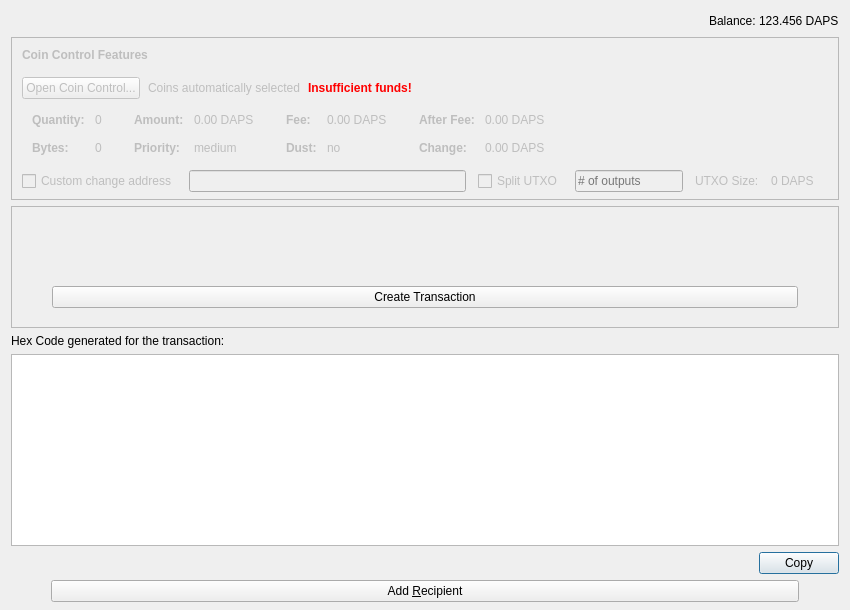
<?xml version="1.0" encoding="UTF-8"?>
<ui version="4.0">
 <class>SendCoinsDialog</class>
 <widget class="QDialog" name="SendCoinsDialog">
  <property name="geometry">
   <rect>
    <x>0</x>
    <y>0</y>
    <width>850</width>
    <height>610</height>
   </rect>
  </property>
  <property name="sizePolicy">
   <sizepolicy hsizetype="Maximum" vsizetype="Preferred">
    <horstretch>0</horstretch>
    <verstretch>0</verstretch>
   </sizepolicy>
  </property>
  <property name="windowTitle">
   <string>Send Coins</string>
  </property>
  <layout class="QVBoxLayout" name="verticalLayout" stretch="0,0,1,0,0,0,0">
   <property name="bottomMargin">
    <number>8</number>
   </property>
   <item>
    <layout class="QHBoxLayout" name="horizontalLayout">
     <item>
      <layout class="QHBoxLayout" name="horizontalLayout_2">
       <property name="spacing">
        <number>3</number>
       </property>
       <item>
        <spacer name="horizontalSpacer">
         <property name="orientation">
          <enum>Qt::Horizontal</enum>
         </property>
         <property name="sizeHint" stdset="0">
          <size>
           <width>40</width>
           <height>20</height>
          </size>
         </property>
        </spacer>
       </item>
       <item>
        <widget class="QLabel" name="label">
         <property name="text">
          <string>Balance:</string>
         </property>
        </widget>
       </item>
       <item>
        <widget class="QLabel" name="labelBalance">
         <property name="sizePolicy">
          <sizepolicy hsizetype="Preferred" vsizetype="Fixed">
           <horstretch>0</horstretch>
           <verstretch>0</verstretch>
          </sizepolicy>
         </property>
         <property name="cursor">
          <cursorShape>IBeamCursor</cursorShape>
         </property>
         <property name="text">
          <string notr="true">123.456 DAPS</string>
         </property>
         <property name="textInteractionFlags">
          <set>Qt::LinksAccessibleByMouse|Qt::TextSelectableByKeyboard|Qt::TextSelectableByMouse</set>
         </property>
        </widget>
       </item>
      </layout>
     </item>
    </layout>
   </item>
   <item>
    <widget class="QFrame" name="frameCoinControl">
     <property name="enabled">
      <bool>false</bool>
     </property>
     <property name="sizePolicy">
      <sizepolicy hsizetype="Expanding" vsizetype="MinimumExpanding">
       <horstretch>0</horstretch>
       <verstretch>0</verstretch>
      </sizepolicy>
     </property>
     <property name="maximumSize">
      <size>
       <width>16777215</width>
       <height>16777215</height>
      </size>
     </property>
     <property name="frameShape">
      <enum>QFrame::StyledPanel</enum>
     </property>
     <property name="frameShadow">
      <enum>QFrame::Sunken</enum>
     </property>
     <layout class="QVBoxLayout" name="verticalLayoutCoinControl2">
      <property name="spacing">
       <number>0</number>
      </property>
      <property name="leftMargin">
       <number>0</number>
      </property>
      <property name="topMargin">
       <number>0</number>
      </property>
      <property name="rightMargin">
       <number>0</number>
      </property>
      <property name="bottomMargin">
       <number>6</number>
      </property>
      <item>
       <layout class="QVBoxLayout" name="verticalLayoutCoinControl" stretch="0,0,0,0,1">
        <property name="spacing">
         <number>0</number>
        </property>
        <property name="leftMargin">
         <number>10</number>
        </property>
        <property name="topMargin">
         <number>10</number>
        </property>
        <item>
         <layout class="QHBoxLayout" name="horizontalLayoutCoinControl1">
          <property name="bottomMargin">
           <number>15</number>
          </property>
          <item>
           <widget class="QLabel" name="labelCoinControlFeatures">
            <property name="sizePolicy">
             <sizepolicy hsizetype="Preferred" vsizetype="Maximum">
              <horstretch>0</horstretch>
              <verstretch>0</verstretch>
             </sizepolicy>
            </property>
            <property name="font">
             <font>
              <weight>75</weight>
              <bold>true</bold>
             </font>
            </property>
            <property name="styleSheet">
             <string notr="true">font-weight:bold;</string>
            </property>
            <property name="text">
             <string>Coin Control Features</string>
            </property>
           </widget>
          </item>
         </layout>
        </item>
        <item>
         <layout class="QHBoxLayout" name="horizontalLayoutCoinControl2" stretch="0,0,0,0">
          <property name="spacing">
           <number>8</number>
          </property>
          <property name="bottomMargin">
           <number>10</number>
          </property>
          <item>
           <widget class="QPushButton" name="pushButtonCoinControl">
		    <property name="enabled">
             <bool>false</bool>
            </property>
            <property name="styleSheet">
             <string notr="true"/>
            </property>
            <property name="text">
             <string>Open Coin Control...</string>
            </property>
            <property name="autoDefault">
             <bool>false</bool>
            </property>
           </widget>
          </item>
          <item>
           <widget class="QLabel" name="labelCoinControlAutomaticallySelected">
            <property name="text">
             <string>Coins automatically selected</string>
            </property>
            <property name="margin">
             <number>5</number>
            </property>
           </widget>
          </item>
          <item>
           <widget class="QLabel" name="labelCoinControlInsuffFunds">
            <property name="font">
             <font>
              <weight>75</weight>
              <bold>true</bold>
             </font>
            </property>
            <property name="styleSheet">
             <string notr="true">color:red;font-weight:bold;</string>
            </property>
            <property name="text">
             <string>Insufficient funds!</string>
            </property>
            <property name="margin">
             <number>5</number>
            </property>
           </widget>
          </item>
          <item>
           <spacer name="horizontalSpacerCoinControl">
            <property name="orientation">
             <enum>Qt::Horizontal</enum>
            </property>
            <property name="sizeHint" stdset="0">
             <size>
              <width>40</width>
              <height>1</height>
             </size>
            </property>
           </spacer>
          </item>
         </layout>
        </item>
        <item>
         <widget class="QWidget" name="widgetCoinControl" native="true">
          <property name="sizePolicy">
           <sizepolicy hsizetype="Preferred" vsizetype="Preferred">
            <horstretch>0</horstretch>
            <verstretch>0</verstretch>
           </sizepolicy>
          </property>
          <property name="minimumSize">
           <size>
            <width>0</width>
            <height>0</height>
           </size>
          </property>
          <property name="styleSheet">
           <string notr="true"/>
          </property>
          <layout class="QHBoxLayout" name="horizontalLayoutCoinControl5">
           <property name="leftMargin">
            <number>0</number>
           </property>
           <property name="topMargin">
            <number>0</number>
           </property>
           <property name="rightMargin">
            <number>0</number>
           </property>
           <property name="bottomMargin">
            <number>0</number>
           </property>
           <item>
            <layout class="QHBoxLayout" name="horizontalLayoutCoinControl3" stretch="0,0,0,1">
             <property name="spacing">
              <number>20</number>
             </property>
             <property name="topMargin">
              <number>0</number>
             </property>
             <property name="bottomMargin">
              <number>10</number>
             </property>
             <item>
              <layout class="QFormLayout" name="formLayoutCoinControl1">
               <property name="horizontalSpacing">
                <number>10</number>
               </property>
               <property name="verticalSpacing">
                <number>14</number>
               </property>
               <property name="leftMargin">
                <number>10</number>
               </property>
               <property name="topMargin">
                <number>4</number>
               </property>
               <property name="rightMargin">
                <number>6</number>
               </property>
               <item row="0" column="0">
                <widget class="QLabel" name="labelCoinControlQuantityText">
                 <property name="font">
                  <font>
                   <weight>75</weight>
                   <bold>true</bold>
                  </font>
                 </property>
                 <property name="text">
                  <string>Quantity:</string>
                 </property>
                 <property name="margin">
                  <number>0</number>
                 </property>
                </widget>
               </item>
               <item row="0" column="1">
                <widget class="QLabel" name="labelCoinControlQuantity">
                 <property name="cursor">
                  <cursorShape>IBeamCursor</cursorShape>
                 </property>
                 <property name="contextMenuPolicy">
                  <enum>Qt::ActionsContextMenu</enum>
                 </property>
                 <property name="text">
                  <string notr="true">0</string>
                 </property>
                 <property name="margin">
                  <number>0</number>
                 </property>
                 <property name="textInteractionFlags">
                  <set>Qt::LinksAccessibleByMouse|Qt::TextSelectableByKeyboard|Qt::TextSelectableByMouse</set>
                 </property>
                </widget>
               </item>
               <item row="1" column="0">
                <widget class="QLabel" name="labelCoinControlBytesText">
                 <property name="font">
                  <font>
                   <weight>75</weight>
                   <bold>true</bold>
                  </font>
                 </property>
                 <property name="text">
                  <string>Bytes:</string>
                 </property>
                </widget>
               </item>
               <item row="1" column="1">
                <widget class="QLabel" name="labelCoinControlBytes">
                 <property name="cursor">
                  <cursorShape>IBeamCursor</cursorShape>
                 </property>
                 <property name="contextMenuPolicy">
                  <enum>Qt::ActionsContextMenu</enum>
                 </property>
                 <property name="text">
                  <string notr="true">0</string>
                 </property>
                 <property name="textInteractionFlags">
                  <set>Qt::LinksAccessibleByMouse|Qt::TextSelectableByKeyboard|Qt::TextSelectableByMouse</set>
                 </property>
                </widget>
               </item>
              </layout>
             </item>
             <item>
              <layout class="QFormLayout" name="formLayoutCoinControl2">
               <property name="horizontalSpacing">
                <number>10</number>
               </property>
               <property name="verticalSpacing">
                <number>14</number>
               </property>
               <property name="leftMargin">
                <number>6</number>
               </property>
               <property name="topMargin">
                <number>4</number>
               </property>
               <property name="rightMargin">
                <number>6</number>
               </property>
               <item row="0" column="0">
                <widget class="QLabel" name="labelCoinControlAmountText">
                 <property name="font">
                  <font>
                   <weight>75</weight>
                   <bold>true</bold>
                  </font>
                 </property>
                 <property name="text">
                  <string>Amount:</string>
                 </property>
                 <property name="margin">
                  <number>0</number>
                 </property>
                </widget>
               </item>
               <item row="0" column="1">
                <widget class="QLabel" name="labelCoinControlAmount">
                 <property name="cursor">
                  <cursorShape>IBeamCursor</cursorShape>
                 </property>
                 <property name="contextMenuPolicy">
                  <enum>Qt::ActionsContextMenu</enum>
                 </property>
                 <property name="text">
                  <string notr="true">0.00 DAPS</string>
                 </property>
                 <property name="textInteractionFlags">
                  <set>Qt::LinksAccessibleByMouse|Qt::TextSelectableByKeyboard|Qt::TextSelectableByMouse</set>
                 </property>
                </widget>
               </item>
               <item row="1" column="0">
                <widget class="QLabel" name="labelCoinControlPriorityText">
                 <property name="font">
                  <font>
                   <weight>75</weight>
                   <bold>true</bold>
                  </font>
                 </property>
                 <property name="text">
                  <string>Priority:</string>
                 </property>
                </widget>
               </item>
               <item row="1" column="1">
                <widget class="QLabel" name="labelCoinControlPriority">
                 <property name="cursor">
                  <cursorShape>IBeamCursor</cursorShape>
                 </property>
                 <property name="contextMenuPolicy">
                  <enum>Qt::ActionsContextMenu</enum>
                 </property>
                 <property name="text">
                  <string>medium</string>
                 </property>
                 <property name="textInteractionFlags">
                  <set>Qt::LinksAccessibleByMouse|Qt::TextSelectableByKeyboard|Qt::TextSelectableByMouse</set>
                 </property>
                </widget>
               </item>
              </layout>
             </item>
             <item>
              <layout class="QFormLayout" name="formLayoutCoinControl3">
               <property name="horizontalSpacing">
                <number>10</number>
               </property>
               <property name="verticalSpacing">
                <number>14</number>
               </property>
               <property name="leftMargin">
                <number>6</number>
               </property>
               <property name="topMargin">
                <number>4</number>
               </property>
               <property name="rightMargin">
                <number>6</number>
               </property>
               <item row="0" column="0">
                <widget class="QLabel" name="labelCoinControlFeeText">
                 <property name="font">
                  <font>
                   <weight>75</weight>
                   <bold>true</bold>
                  </font>
                 </property>
                 <property name="text">
                  <string>Fee:</string>
                 </property>
                 <property name="margin">
                  <number>0</number>
                 </property>
                </widget>
               </item>
               <item row="0" column="1">
                <widget class="QLabel" name="labelCoinControlFee">
                 <property name="cursor">
                  <cursorShape>IBeamCursor</cursorShape>
                 </property>
                 <property name="contextMenuPolicy">
                  <enum>Qt::ActionsContextMenu</enum>
                 </property>
                 <property name="text">
                  <string notr="true">0.00 DAPS</string>
                 </property>
                 <property name="textInteractionFlags">
                  <set>Qt::LinksAccessibleByMouse|Qt::TextSelectableByKeyboard|Qt::TextSelectableByMouse</set>
                 </property>
                </widget>
               </item>
               <item row="1" column="0">
                <widget class="QLabel" name="labelCoinControlLowOutputText">
                 <property name="font">
                  <font>
                   <weight>75</weight>
                   <bold>true</bold>
                  </font>
                 </property>
                 <property name="text">
                  <string>Dust:</string>
                 </property>
                </widget>
               </item>
               <item row="1" column="1">
                <widget class="QLabel" name="labelCoinControlLowOutput">
                 <property name="cursor">
                  <cursorShape>IBeamCursor</cursorShape>
                 </property>
                 <property name="contextMenuPolicy">
                  <enum>Qt::ActionsContextMenu</enum>
                 </property>
                 <property name="text">
                  <string>no</string>
                 </property>
                 <property name="textInteractionFlags">
                  <set>Qt::LinksAccessibleByMouse|Qt::TextSelectableByKeyboard|Qt::TextSelectableByMouse</set>
                 </property>
                </widget>
               </item>
              </layout>
             </item>
             <item>
              <layout class="QFormLayout" name="formLayoutCoinControl4">
               <property name="horizontalSpacing">
                <number>10</number>
               </property>
               <property name="verticalSpacing">
                <number>14</number>
               </property>
               <property name="leftMargin">
                <number>6</number>
               </property>
               <property name="topMargin">
                <number>4</number>
               </property>
               <property name="rightMargin">
                <number>6</number>
               </property>
               <item row="0" column="0">
                <widget class="QLabel" name="labelCoinControlAfterFeeText">
                 <property name="font">
                  <font>
                   <weight>75</weight>
                   <bold>true</bold>
                  </font>
                 </property>
                 <property name="text">
                  <string>After Fee:</string>
                 </property>
                 <property name="margin">
                  <number>0</number>
                 </property>
                </widget>
               </item>
               <item row="0" column="1">
                <widget class="QLabel" name="labelCoinControlAfterFee">
                 <property name="cursor">
                  <cursorShape>IBeamCursor</cursorShape>
                 </property>
                 <property name="contextMenuPolicy">
                  <enum>Qt::ActionsContextMenu</enum>
                 </property>
                 <property name="text">
                  <string notr="true">0.00 DAPS</string>
                 </property>
                 <property name="textInteractionFlags">
                  <set>Qt::LinksAccessibleByMouse|Qt::TextSelectableByKeyboard|Qt::TextSelectableByMouse</set>
                 </property>
                </widget>
               </item>
               <item row="1" column="0">
                <widget class="QLabel" name="labelCoinControlChangeText">
                 <property name="font">
                  <font>
                   <weight>75</weight>
                   <bold>true</bold>
                  </font>
                 </property>
                 <property name="text">
                  <string>Change:</string>
                 </property>
                </widget>
               </item>
               <item row="1" column="1">
                <widget class="QLabel" name="labelCoinControlChange">
                 <property name="cursor">
                  <cursorShape>IBeamCursor</cursorShape>
                 </property>
                 <property name="contextMenuPolicy">
                  <enum>Qt::ActionsContextMenu</enum>
                 </property>
                 <property name="text">
                  <string notr="true">0.00 DAPS</string>
                 </property>
                 <property name="textInteractionFlags">
                  <set>Qt::LinksAccessibleByMouse|Qt::TextSelectableByKeyboard|Qt::TextSelectableByMouse</set>
                 </property>
                </widget>
               </item>
              </layout>
             </item>
            </layout>
           </item>
          </layout>
         </widget>
        </item>
        <item>
         <layout class="QHBoxLayout" name="horizontalLayoutCoinControl4" stretch="0,0,0,0,0,0,0">
          <property name="spacing">
           <number>12</number>
          </property>
          <property name="sizeConstraint">
           <enum>QLayout::SetDefaultConstraint</enum>
          </property>
          <property name="topMargin">
           <number>5</number>
          </property>
          <property name="rightMargin">
           <number>5</number>
          </property>
          <item>
           <widget class="QCheckBox" name="checkBoxCoinControlChange">
            <property name="toolTip">
             <string>If this is activated, but the change address is empty or invalid, change will be sent to a newly generated address.</string>
            </property>
            <property name="text">
             <string>Custom change address</string>
            </property>
           </widget>
          </item>
          <item>
           <widget class="QValidatedLineEdit" name="lineEditCoinControlChange">
            <property name="enabled">
             <bool>false</bool>
            </property>
            <property name="sizePolicy">
             <sizepolicy hsizetype="Expanding" vsizetype="Fixed">
              <horstretch>0</horstretch>
              <verstretch>0</verstretch>
             </sizepolicy>
            </property>
           </widget>
          </item>
          <item>
           <widget class="QCheckBox" name="splitBlockCheckBox">
            <property name="text">
             <string>Split UTXO</string>
            </property>
           </widget>
          </item>
          <item>
           <widget class="QLineEdit" name="splitBlockLineEdit">
            <property name="sizePolicy">
             <sizepolicy hsizetype="Fixed" vsizetype="Fixed">
              <horstretch>50</horstretch>
              <verstretch>0</verstretch>
             </sizepolicy>
            </property>
            <property name="placeholderText">
             <string># of outputs</string>
            </property>
           </widget>
          </item>
          <item>
           <widget class="QLabel" name="labelBlockSizeText">
            <property name="text">
             <string>UTXO Size:</string>
            </property>
           </widget>
          </item>
          <item>
           <widget class="QLabel" name="labelBlockSize">
            <property name="text">
             <string>0 DAPS</string>
            </property>
           </widget>
          </item>
          <item>
           <widget class="QLabel" name="labelCoinControlChangeLabel">
            <property name="sizePolicy">
             <sizepolicy hsizetype="Preferred" vsizetype="Expanding">
              <horstretch>0</horstretch>
              <verstretch>0</verstretch>
             </sizepolicy>
            </property>
            <property name="minimumSize">
             <size>
              <width>0</width>
              <height>0</height>
             </size>
            </property>
            <property name="text">
             <string/>
            </property>
            <property name="margin">
             <number>3</number>
            </property>
           </widget>
          </item>
         </layout>
        </item>
        <item>
         <spacer name="verticalSpacerCoinControl">
          <property name="orientation">
           <enum>Qt::Vertical</enum>
          </property>
          <property name="sizeHint" stdset="0">
           <size>
            <width>800</width>
            <height>1</height>
           </size>
          </property>
         </spacer>
        </item>
       </layout>
      </item>
     </layout>
    </widget>
   </item>
   <item>
    <widget class="QScrollArea" name="scrollArea">
     <property name="widgetResizable">
      <bool>true</bool>
     </property>
     <widget class="QWidget" name="scrollAreaWidgetContents">
      <property name="geometry">
       <rect>
        <x>0</x>
        <y>0</y>
        <width>824</width>
        <height>128</height>
       </rect>
      </property>
      <layout class="QVBoxLayout" name="verticalLayout_2" stretch="0,0,0,0">
       <property name="leftMargin">
        <number>0</number>
       </property>
       <property name="topMargin">
        <number>0</number>
       </property>
       <property name="rightMargin">
        <number>0</number>
       </property>
       <property name="bottomMargin">
        <number>0</number>
       </property>
       <item>
        <layout class="QVBoxLayout" name="entries">
         <property name="spacing">
          <number>6</number>
         </property>
        </layout>
       </item>
       <item>
        <layout class="QHBoxLayout" name="horizontalLayout_3">
         <item>
          <spacer name="horizontalSpacer_2">
           <property name="orientation">
            <enum>Qt::Horizontal</enum>
           </property>
           <property name="sizeType">
            <enum>QSizePolicy::Fixed</enum>
           </property>
           <property name="sizeHint" stdset="0">
            <size>
             <width>40</width>
             <height>20</height>
            </size>
           </property>
          </spacer>
         </item>
         <item>
          <spacer name="horizontalSpacer_3">
           <property name="orientation">
            <enum>Qt::Horizontal</enum>
           </property>
           <property name="sizeType">
            <enum>QSizePolicy::Fixed</enum>
           </property>
           <property name="sizeHint" stdset="0">
            <size>
             <width>40</width>
             <height>20</height>
            </size>
           </property>
          </spacer>
         </item>
        </layout>
       </item>
       <item>
        <spacer name="verticalSpacer_2">
         <property name="orientation">
          <enum>Qt::Vertical</enum>
         </property>
         <property name="sizeType">
          <enum>QSizePolicy::Fixed</enum>
         </property>
         <property name="sizeHint" stdset="0">
          <size>
           <width>20</width>
           <height>40</height>
          </size>
         </property>
        </spacer>
       </item>
       <item>
        <layout class="QVBoxLayout" name="verticalLayout_4">
         <item>
          <layout class="QHBoxLayout" name="horizontalLayoutSend_2">
           <item>
            <spacer name="horizontalSpacerSendL_2">
             <property name="orientation">
              <enum>Qt::Horizontal</enum>
             </property>
             <property name="sizeType">
              <enum>QSizePolicy::Fixed</enum>
             </property>
             <property name="sizeHint" stdset="0">
              <size>
               <width>40</width>
               <height>0</height>
              </size>
             </property>
            </spacer>
           </item>
           <item>
            <widget class="QPushButton" name="sendButton">
             <property name="enabled">
              <bool>true</bool>
             </property>
             <property name="sizePolicy">
              <sizepolicy hsizetype="Preferred" vsizetype="Fixed">
               <horstretch>0</horstretch>
               <verstretch>0</verstretch>
              </sizepolicy>
             </property>
             <property name="minimumSize">
              <size>
               <width>150</width>
               <height>0</height>
              </size>
             </property>
             <property name="toolTip">
              <string>Create Transaction</string>
             </property>
             <property name="text">
              <string>Create Transaction</string>
             </property>
             <property name="icon">
              <iconset>
               <normaloff>:/icons/send</normaloff>:/icons/send</iconset>
             </property>
             <property name="autoDefault">
              <bool>false</bool>
             </property>
             <property name="default">
              <bool>true</bool>
             </property>
            </widget>
           </item>
           <item>
            <spacer name="horizontalSpacerSendR_2">
             <property name="orientation">
              <enum>Qt::Horizontal</enum>
             </property>
             <property name="sizeType">
              <enum>QSizePolicy::Fixed</enum>
             </property>
             <property name="sizeHint" stdset="0">
              <size>
               <width>40</width>
               <height>0</height>
              </size>
             </property>
            </spacer>
           </item>
          </layout>
         </item>
        </layout>
       </item>
      </layout>
     </widget>
    </widget>
   </item>
   <item>
    <widget class="QLabel" name="label_2">
     <property name="text">
      <string>Hex Code generated for the transaction:</string>
     </property>
    </widget>
   </item>
   <item>
    <widget class="QTextEdit" name="hexCode">
     <property name="readOnly">
      <bool>true</bool>
     </property>
     <property name="acceptRichText">
      <bool>false</bool>
     </property>
    </widget>
   </item>
   <item>
    <widget class="QPushButton" name="copyButton">
     <property name="sizePolicy">
      <sizepolicy hsizetype="Fixed" vsizetype="Fixed">
       <horstretch>0</horstretch>
       <verstretch>0</verstretch>
      </sizepolicy>
     </property>
     <property name="layoutDirection">
      <enum>Qt::RightToLeft</enum>
     </property>
     <property name="text">
      <string>Copy</string>
     </property>
    </widget>
   </item>
   <item>
    <layout class="QHBoxLayout" name="horizontalLayout_3">
     <item>
      <spacer name="horizontalSpacer_2">
       <property name="orientation">
        <enum>Qt::Horizontal</enum>
       </property>
       <property name="sizeType">
        <enum>QSizePolicy::Fixed</enum>
       </property>
       <property name="sizeHint" stdset="0">
        <size>
         <width>40</width>
         <height>20</height>
        </size>
       </property>
      </spacer>
     </item>
     <item>
      <widget class="QPushButton" name="addButton">
       <property name="toolTip">
        <string>Send to multiple recipients at once</string>
       </property>
       <property name="text">
        <string>Add &amp;Recipient</string>
       </property>
       <property name="icon">
        <iconset>
         <normaloff>:/icons/add</normaloff>:/icons/add</iconset>
       </property>
       <property name="autoDefault">
        <bool>false</bool>
       </property>
      </widget>
     </item>
     <item>
      <spacer name="horizontalSpacer_3">
       <property name="orientation">
        <enum>Qt::Horizontal</enum>
       </property>
       <property name="sizeType">
        <enum>QSizePolicy::Fixed</enum>
       </property>
       <property name="sizeHint" stdset="0">
        <size>
         <width>40</width>
         <height>20</height>
        </size>
       </property>
      </spacer>
     </item>
    </layout>
   </item>
  </layout>
 </widget>
 <customwidgets>
  <customwidget>
   <class>QValidatedLineEdit</class>
   <extends>QLineEdit</extends>
   <header>qvalidatedlineedit.h</header>
  </customwidget>
 </customwidgets>
 <resources/>
 <connections/>
</ui>
